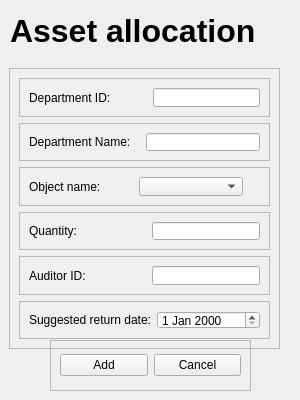
<?xml version="1.0" encoding="UTF-8"?>
<ui version="4.0">
 <class>MainWindow</class>
 <widget class="QMainWindow" name="MainWindow">
  <property name="geometry">
   <rect>
    <x>0</x>
    <y>0</y>
    <width>300</width>
    <height>400</height>
   </rect>
  </property>
  <property name="minimumSize">
   <size>
    <width>300</width>
    <height>400</height>
   </size>
  </property>
  <property name="maximumSize">
   <size>
    <width>300</width>
    <height>400</height>
   </size>
  </property>
  <property name="windowTitle">
   <string>MainWindow</string>
  </property>
  <widget class="QWidget" name="centralwidget">
   <widget class="QLabel" name="AddAsset_Title_3">
    <property name="geometry">
     <rect>
      <x>10</x>
      <y>0</y>
      <width>261</width>
      <height>61</height>
     </rect>
    </property>
    <property name="font">
     <font>
      <pointsize>24</pointsize>
      <weight>75</weight>
      <bold>true</bold>
     </font>
    </property>
    <property name="text">
     <string>Asset allocation</string>
    </property>
   </widget>
   <widget class="QFrame" name="frame_2">
    <property name="geometry">
     <rect>
      <x>9</x>
      <y>68</y>
      <width>271</width>
      <height>281</height>
     </rect>
    </property>
    <property name="frameShape">
     <enum>QFrame::StyledPanel</enum>
    </property>
    <property name="frameShadow">
     <enum>QFrame::Raised</enum>
    </property>
    <layout class="QGridLayout" name="gridLayout">
     <item row="5" column="0">
      <widget class="QFrame" name="frame_4">
       <property name="frameShape">
        <enum>QFrame::StyledPanel</enum>
       </property>
       <property name="frameShadow">
        <enum>QFrame::Raised</enum>
       </property>
       <layout class="QHBoxLayout" name="horizontalLayout_5">
        <item>
         <widget class="QLabel" name="SuggestedReturnDate_Title_AddAsset_3">
          <property name="text">
           <string>Suggested return date:</string>
          </property>
         </widget>
        </item>
        <item>
         <widget class="QDateEdit" name="SuggestedReturnDate_Input_AddAsset_3"/>
        </item>
       </layout>
      </widget>
     </item>
     <item row="0" column="0">
      <widget class="QFrame" name="frame">
       <property name="frameShape">
        <enum>QFrame::StyledPanel</enum>
       </property>
       <property name="frameShadow">
        <enum>QFrame::Raised</enum>
       </property>
       <layout class="QHBoxLayout" name="horizontalLayout">
        <item>
         <widget class="QLabel" name="TitleOfEmployeeID_AddAsset_3">
          <property name="text">
           <string>Department ID:</string>
          </property>
         </widget>
        </item>
        <item>
         <spacer name="horizontalSpacer">
          <property name="orientation">
           <enum>Qt::Horizontal</enum>
          </property>
          <property name="sizeHint" stdset="0">
           <size>
            <width>38</width>
            <height>20</height>
           </size>
          </property>
         </spacer>
        </item>
        <item>
         <widget class="QLineEdit" name="EmployeeID_input_AddAsset_3"/>
        </item>
       </layout>
      </widget>
     </item>
     <item row="2" column="0">
      <widget class="QFrame" name="frame_3">
       <property name="frameShape">
        <enum>QFrame::StyledPanel</enum>
       </property>
       <property name="frameShadow">
        <enum>QFrame::Raised</enum>
       </property>
       <layout class="QHBoxLayout" name="horizontalLayout_2">
        <item>
         <widget class="QLabel" name="TitleOf_ObjectName_AddAsset_3">
          <property name="text">
           <string>Object name:</string>
          </property>
         </widget>
        </item>
        <item>
         <widget class="QComboBox" name="ObjectName_Enum"/>
        </item>
        <item>
         <spacer name="horizontalSpacer_2">
          <property name="orientation">
           <enum>Qt::Horizontal</enum>
          </property>
          <property name="sizeType">
           <enum>QSizePolicy::Fixed</enum>
          </property>
          <property name="sizeHint" stdset="0">
           <size>
            <width>17</width>
            <height>20</height>
           </size>
          </property>
         </spacer>
        </item>
       </layout>
      </widget>
     </item>
     <item row="3" column="0">
      <widget class="QFrame" name="frame_5">
       <property name="frameShape">
        <enum>QFrame::StyledPanel</enum>
       </property>
       <property name="frameShadow">
        <enum>QFrame::Raised</enum>
       </property>
       <layout class="QHBoxLayout" name="horizontalLayout_4">
        <item>
         <widget class="QLabel" name="TitleOfQuantity_AddAsset_3">
          <property name="text">
           <string>Quantity:</string>
          </property>
         </widget>
        </item>
        <item>
         <spacer name="horizontalSpacer_3">
          <property name="orientation">
           <enum>Qt::Horizontal</enum>
          </property>
          <property name="sizeHint" stdset="0">
           <size>
            <width>38</width>
            <height>20</height>
           </size>
          </property>
         </spacer>
        </item>
        <item>
         <widget class="QLineEdit" name="Quantity_input_AddAsset_3"/>
        </item>
       </layout>
      </widget>
     </item>
     <item row="4" column="0">
      <widget class="QFrame" name="frame_6">
       <property name="frameShape">
        <enum>QFrame::StyledPanel</enum>
       </property>
       <property name="frameShadow">
        <enum>QFrame::Raised</enum>
       </property>
       <layout class="QHBoxLayout" name="horizontalLayout_3">
        <item>
         <widget class="QLabel" name="TitleOfAuditorID_AddAsset_3">
          <property name="text">
           <string>Auditor ID:</string>
          </property>
         </widget>
        </item>
        <item>
         <spacer name="horizontalSpacer_4">
          <property name="orientation">
           <enum>Qt::Horizontal</enum>
          </property>
          <property name="sizeHint" stdset="0">
           <size>
            <width>38</width>
            <height>20</height>
           </size>
          </property>
         </spacer>
        </item>
        <item>
         <widget class="QLineEdit" name="AuditorID_Input_AddAssest_3"/>
        </item>
       </layout>
      </widget>
     </item>
     <item row="1" column="0">
      <widget class="QFrame" name="frame_7">
       <property name="frameShape">
        <enum>QFrame::StyledPanel</enum>
       </property>
       <property name="frameShadow">
        <enum>QFrame::Raised</enum>
       </property>
       <layout class="QHBoxLayout" name="horizontalLayout_6">
        <item>
         <widget class="QLabel" name="TitleOfEmployeeID_AddAsset_4">
          <property name="text">
           <string>Department Name:</string>
          </property>
         </widget>
        </item>
        <item>
         <spacer name="horizontalSpacer_5">
          <property name="orientation">
           <enum>Qt::Horizontal</enum>
          </property>
          <property name="sizeType">
           <enum>QSizePolicy::Fixed</enum>
          </property>
          <property name="sizeHint" stdset="0">
           <size>
            <width>9</width>
            <height>20</height>
           </size>
          </property>
         </spacer>
        </item>
        <item>
         <widget class="QLineEdit" name="DepartmentName_input"/>
        </item>
       </layout>
      </widget>
     </item>
    </layout>
   </widget>
   <widget class="QFrame" name="PushButtons_AddAsset_Frame_3">
    <property name="geometry">
     <rect>
      <x>50</x>
      <y>340</y>
      <width>201</width>
      <height>51</height>
     </rect>
    </property>
    <property name="frameShape">
     <enum>QFrame::StyledPanel</enum>
    </property>
    <property name="frameShadow">
     <enum>QFrame::Raised</enum>
    </property>
    <layout class="QHBoxLayout" name="horizontalLayout_43">
     <item>
      <widget class="QPushButton" name="Save_AddAsset_Button_3">
       <property name="text">
        <string>Add</string>
       </property>
      </widget>
     </item>
     <item>
      <widget class="QPushButton" name="Cancel_AddAsset_Button_3">
       <property name="text">
        <string>Cancel</string>
       </property>
      </widget>
     </item>
    </layout>
   </widget>
  </widget>
 </widget>
 <tabstops>
  <tabstop>EmployeeID_input_AddAsset_3</tabstop>
  <tabstop>DepartmentName_input</tabstop>
  <tabstop>ObjectName_Enum</tabstop>
  <tabstop>Quantity_input_AddAsset_3</tabstop>
  <tabstop>AuditorID_Input_AddAssest_3</tabstop>
  <tabstop>SuggestedReturnDate_Input_AddAsset_3</tabstop>
  <tabstop>Save_AddAsset_Button_3</tabstop>
  <tabstop>Cancel_AddAsset_Button_3</tabstop>
 </tabstops>
 <resources/>
 <connections/>
</ui>
